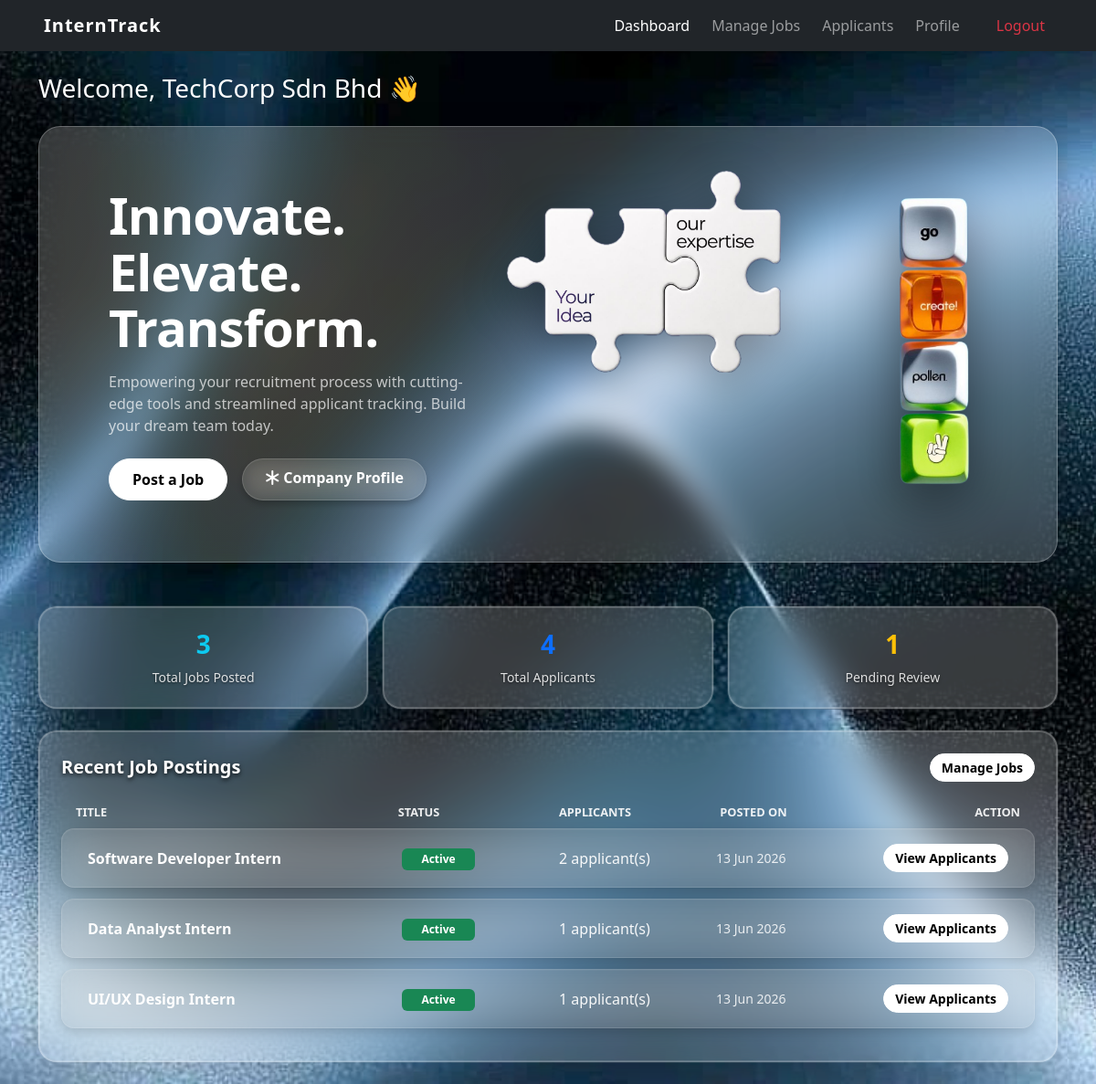
Page /company/dashboard.php (signed in) on the earlier database version.
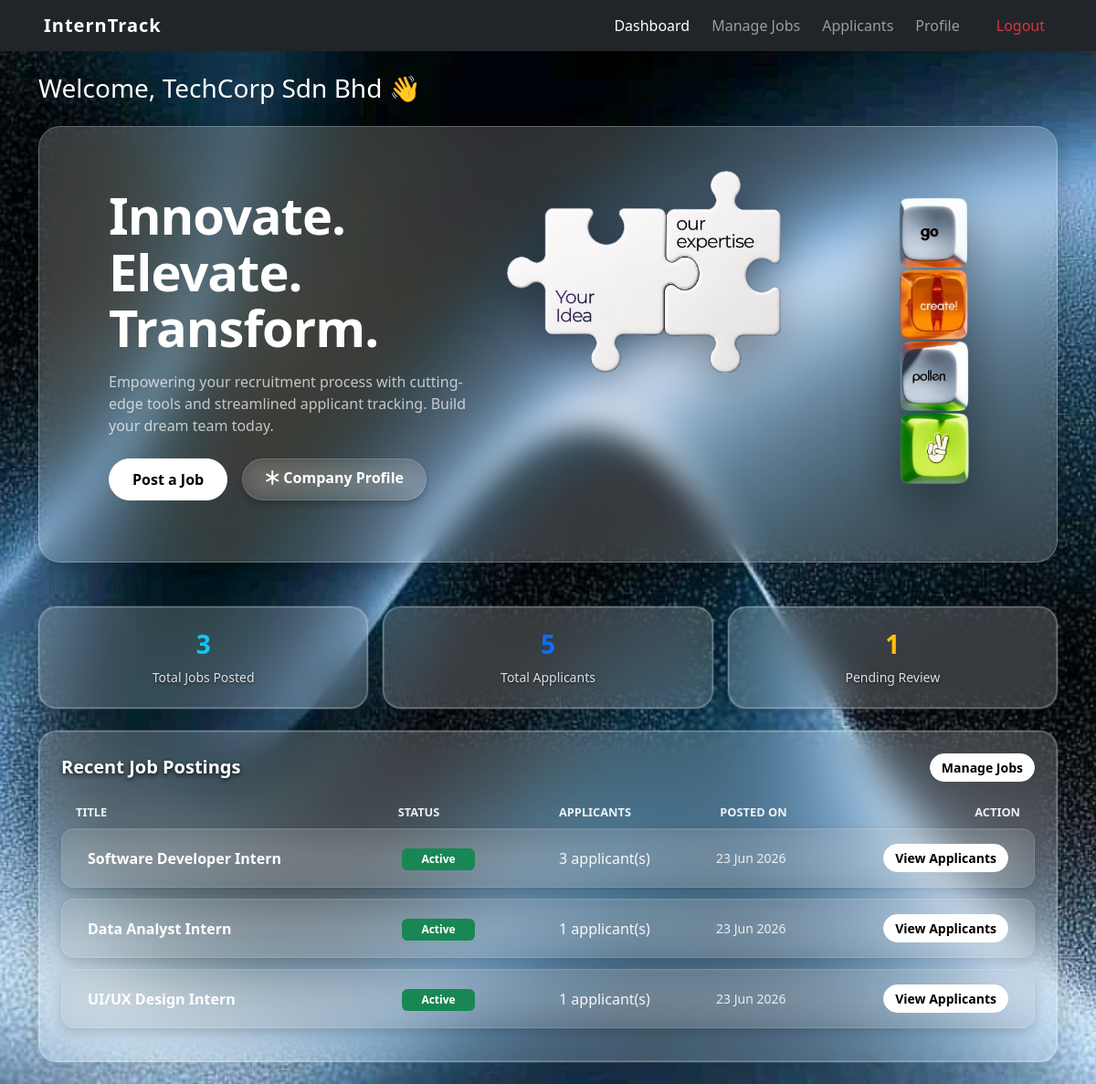
Same page on the later database version.
### tables this page shows
CREATE TABLE `jobs` (
  `id` int(11) NOT NULL,
  `company_id` int(11) NOT NULL,
  `title` varchar(150) NOT NULL,
  `description` text DEFAULT NULL,
  `location` varchar(100) DEFAULT NULL,
  `field` varchar(100) DEFAULT NULL,
  `status` enum('active','closed') DEFAULT 'active',
  `created_at` timestamp NOT NULL DEFAULT current_timestamp(),
  `allowance` decimal(10,2) DEFAULT 0.00
);

### company/dashboard.php (the view, shortened to what this page needs)
<?php
include '../config/db_connect.php';
include '../includes/header.php';
include '../includes/navbar.php';
$company_id = $_SESSION['user_id'];
$stmt = mysqli_prepare($conn, "SELECT
    COUNT(*) AS total_jobs,
    SUM(status = 'active') AS active_jobs,
    SUM(status = 'closed') AS closed_jobs
    FROM jobs WHERE company_id = ?");
mysqli_stmt_bind_param($stmt, "i", $company_id);
mysqli_stmt_execute($stmt);
$job_stats = mysqli_fetch_assoc(mysqli_stmt_get_result($stmt));
$stmt = mysqli_prepare($conn, "SELECT
    COUNT(*) AS total_applicants,
    SUM(a.status = 'pending') AS pending
    FROM applications a
    JOIN jobs j ON a.job_id = j.id
    WHERE j.company_id = ?");
mysqli_stmt_bind_param($stmt, "i", $company_id);
mysqli_stmt_execute($stmt);
$app_stats = mysqli_fetch_assoc(mysqli_stmt_get_result($stmt));
$stmt = mysqli_prepare($conn, "SELECT j.id, j.title, j.status, j.created_at,
        (SELECT COUNT(*) FROM applications a WHERE a.job_id = j.id) AS applicant_count
    FROM jobs j
    WHERE j.company_id = ?
    ORDER BY j.created_at DESC LIMIT 5");
mysqli_stmt_bind_param($stmt, "i", $company_id);
mysqli_stmt_execute($stmt);
$recent_jobs = mysqli_stmt_get_result($stmt);
?>
<div class="container mt-4">
    <h3 class="mb-4 text-white">Welcome, <?= htmlspecialchars($_SESSION['name']) ?> 👋</h3>
    <div class="glass-hero mb-5">
        <div class="glass-hero-content row align-items-center justify-content-between">
            <div class="col-md-6 mb-4 mb-md-0" style="padding-left: 40px;">
                <h1 class="hero-title">Innovate.<br>Elevate.<br>Transform.</h1>
                <p class="hero-subtitle mt-3">Empowering your recruitment process with cutting-edge tools and streamlined applicant tracking. Build your dream team today.</p>
                <div class="d-flex gap-3 mt-4">
                    <a href="manage_jobs.php" class="btn btn-glass-white rounded-pill">Post a Job</a>
                    <a href="profile.php" class="btn btn-glass-secondary rounded-pill px-4 py-2"><i class="bi bi-asterisk"></i> Company Profile</a>
                </div>
            </div>
            <div class="col-md-6">
                <div class="d-flex align-items-start justify-content-center justify-content-md-end gap-1" style="margin-right: -80px;">
                    <img src="../assets/images/IMG_3342.PNG" alt="Your Idea Our Expertise" class="img-fluid hero-puzzle-img">
                    <img src="../assets/images/homepage-logo.png" alt="Stacked Keys" class="img-fluid hero-stacked-keys">
                </div>
            </div>
        </div>
    </div>
    <div class="row g-3 mb-4">
        <div class="col-12 col-md-4">
            <div class="card text-center shadow-sm glass-card glass-card-hover" onclick="location.href='manage_jobs.php'">
                <div class="card-body py-4">
                    <h3 class="card-title fw-bold text-info"><?= (int)$job_stats['total_jobs'] ?></h3>
                    <p class="card-text text-muted small mb-0">Total Jobs Posted</p>
                </div>
            </div>
        </div>
        <div class="col-12 col-md-4">
            <div class="card text-center shadow-sm glass-card glass-card-hover" onclick="location.href='applicants.php'">
                <div class="card-body py-4">
                    <h3 class="card-title fw-bold text-primary"><?= (int)$app_stats['total_applicants'] ?></h3>
                    <p class="card-text text-muted small mb-0">Total Applicants</p>
                </div>
            </div>
        </div>
        <div class="col-12 col-md-4">
            <div class="card text-center shadow-sm glass-card glass-card-hover" onclick="location.href='applicants.php?status=pending'">
                <div class="card-body py-4">
                    <h3 class="card-title fw-bold text-warning"><?= (int)$app_stats['pending'] ?></h3>
                    <p class="card-text text-muted small mb-0">Pending Review</p>
                </div>
            </div>
        </div>
    </div>
    <div class="card shadow-sm glass-card mb-4">
        <div class="card-body p-4">
            <div class="d-flex justify-content-between align-items-center mb-3">
                <h5 class="fw-bold mb-0 text-white">Recent Job Postings</h5>
                <a href="manage_jobs.php" class="btn btn-sm btn-glass-white rounded-pill" style="padding: 0.25rem 0.75rem !important;">Manage Jobs</a>
            </div>
            <?php if (mysqli_num_rows($recent_jobs) === 0): ?>
                <div class="alert bg-transparent border border-secondary text-white text-center py-4 my-2">
                    You haven't posted any internships yet. <a href="manage_jobs.php" class="text-info text-decoration-none">Post your first internship</a>.
                </div>
            <?php else: ?>
                <div class="row glass-table-header d-none d-md-flex mb-2 px-3 mt-4">
                    <div class="col-md-4">Title</div>
                    <div class="col-md-2">Status</div>
                    <div class="col-md-2">Applicants</div>
                    <div class="col-md-2">Posted On</div>
                    <div class="col-md-2 text-end">Action</div>
                </div>
                <div class="d-flex flex-column">
                    <?php while ($job = mysqli_fetch_assoc($recent_jobs)): ?>
                        <div class="row glass-row-item align-items-center py-3 px-3 mx-0">
                            <div class="col-md-4 glass-row-text-primary text-truncate fw-semibold">
                                <?= htmlspecialchars($job['title']) ?>
                            </div>
                            <div class="col-md-2 my-1 my-md-0">
                                <span class="badge badge-uniform bg-<?= $job['status'] === 'active' ? 'success' : 'secondary' ?>">
                                    <?= htmlspecialchars(ucfirst($job['status'])) ?>
                                </span>
                            </div>
                            <div class="col-md-2 glass-row-text-secondary text-white-50">
                                <?= (int)$job['applicant_count'] ?> applicant(s)
                            </div>
                            <div class="col-md-2 glass-row-text-muted small">
                                <?= htmlspecialchars(date('d M Y', strtotime($job['created_at']))) ?>
                            </div>
                            <div class="col-md-2 text-md-end text-start mt-2 mt-md-0">
                                <a href="applicants.php?job_id=<?= (int)$job['id'] ?>" class="btn btn-sm btn-glass-white rounded-pill" style="padding: 0.25rem 0.75rem !important;">View Applicants</a>
                            </div>
                        </div>
                    <?php endwhile; ?>
                </div>
            <?php endif; ?>
        </div>
    </div>
</div>
<?php include '../includes/footer.php'; ?>

### includes/header.php (shortened to what this page needs)
<!DOCTYPE html>
<html lang="en">
<head>
    <link href="https://cdn.jsdelivr.net/npm/bootstrap@5.3.0/dist/css/bootstrap.min.css" rel="stylesheet">
    <link rel="stylesheet" href="https://cdn.jsdelivr.net/npm/bootstrap-icons@1.11.3/font/bootstrap-icons.min.css">
    <link href="/internship_tracker/assets/css/style.css?v=9" rel="stylesheet">
    <link href="/internship_tracker/assets/css/admin.css?v=9" rel="stylesheet">
    <link href="/internship_tracker/assets/css/student.css?v=9" rel="stylesheet">
    <?php if (isset($_SESSION['role']) && $_SESSION['role'] === 'company'): ?>
        <link href="/internship_tracker/assets/css/company.css?v=9" rel="stylesheet">
    <?php endif; ?>
</head>
<body>

### includes/navbar.php (shortened to what this page needs)
<?php
$current_page = basename($_SERVER['PHP_SELF']);
?>
<nav class="navbar navbar-expand-lg navbar-dark bg-dark px-lg-5">
  <div class="container-fluid px-0 d-flex align-items-center">
    <div class="container d-flex justify-content-between align-items-center p-0">
      <a class="navbar-brand" href="/internship_tracker/">InternTrack</a>
      <div class="offcanvas offcanvas-end text-bg-dark" tabindex="-1" id="navMenu" aria-labelledby="navMenuLabel">
        <div class="offcanvas-body">
          <ul class="navbar-nav ms-auto mb-2 mb-lg-0 gap-2">
          <?php if (!isset($_SESSION['role'])): ?>
            <li class="nav-item"><a class="nav-link <?= ($current_page == 'login.php') ? 'active' : '' ?>" href="/internship_tracker/auth/login.php">Login</a></li>
            <li class="nav-item"><a class="nav-link <?= ($current_page == 'register.php') ? 'active' : '' ?>" href="/internship_tracker/auth/register.php">Register</a></li>
          <?php elseif ($_SESSION['role'] === 'company'): ?>
            <li class="nav-item"><a class="nav-link <?= ($current_page == 'dashboard.php') ? 'active' : '' ?>" href="/internship_tracker/company/dashboard.php">Dashboard</a></li>
            <li class="nav-item"><a class="nav-link <?= ($current_page == 'manage_jobs.php') ? 'active' : '' ?>" href="/internship_tracker/company/manage_jobs.php">Manage Jobs</a></li>
            <li class="nav-item"><a class="nav-link <?= ($current_page == 'applicants.php') ? 'active' : '' ?>" href="/internship_tracker/company/applicants.php">Applicants</a></li>
            <li class="nav-item"><a class="nav-link <?= ($current_page == 'profile.php') ? 'active' : '' ?>" href="/internship_tracker/company/profile.php">Profile</a></li>
          <?php endif; ?>
        </ul>
        </div>
      </div>
    </div>
    <?php if (isset($_SESSION['role'])): ?>
      <div class="d-none d-lg-block ms-lg-4">
        <ul class="navbar-nav">
          <li class="nav-item"><a class="nav-link text-danger" href="/internship_tracker/auth/logout.php">Logout</a></li>
        </ul>
      </div>
    <?php endif; ?>
  </div>
</nav>

### includes/footer.php (shortened to what this page needs)
</body>
</html>

### assets/css/style.css (style rules this page uses)
body { background-color: #f8f9fa; }
.navbar-brand { font-weight: bold; letter-spacing: 1px; }
.badge-uniform { font-size: 0.75rem !important; padding: 0.4em 0 !important; line-height: 1.2 !important; border-radius: 6px !important; font-weight: 600 !important; width: 80px !important; display: inline-block !important; text-align: center !important; }
.glass-card { overflow-x: auto !important; max-width: 100vw; }

### assets/css/admin.css (style rules this page uses)
.btn-glass-white { background: #ffffff !important; backdrop-filter: none !important; -webkit-backdrop-filter: none !important; border: 1px solid #ffffff !important; color: #000000 !important; padding: 10px 25px; font-weight: 600; transition: all 0.3s cubic-bezier(0.16, 1, 0.3, 1); text-shadow: none !important; }
.btn-glass-secondary { background: rgba(255, 255, 255, 0.05); color: #ffffff; border: 1px solid rgba(255, 255, 255, 0.2); font-weight: 600; transition: all 0.3s ease; }
.glass-hero { background: rgba(255, 255, 255, 0.18) !important; backdrop-filter: blur(20px); -webkit-backdrop-filter: blur(20px); border: 1px solid rgba(255, 255, 255, 0.25) !important; border-radius: 24px; padding: 3rem; box-shadow: 0 8px 32px 0 rgba(0, 0, 0, 0.2); position: relative; overflow: hidden; }
.glass-hero::before { content: ''; position: absolute; top: -30%; left: -10%; width: 60%; height: 150%; background: radial-gradient(circle, rgba(180, 160, 100, 0.15) 0%, rgba(0, 0, 0, 0) 70%); z-index: 0; pointer-events: none; }
.glass-hero-content { position: relative; z-index: 1; }
.hero-puzzle-img { width: 250px; height: auto; filter: drop-shadow(0 15px 25px rgba(0, 0, 0, 0.4)); transition: transform 0.3s ease; }
.hero-title { font-size: 3.5rem; font-weight: 700; line-height: 1.1; color: #ffffff; letter-spacing: -1px; }
.hero-subtitle { color: rgba(255, 255, 255, 0.7); font-size: 1rem; max-width: 90%; }
.hero-stacked-keys { max-height: 380px; filter: drop-shadow(0 20px 30px rgba(0, 0, 0, 0.5)); transition: transform 0.3s ease; }
.text-muted, .text-white-50 { color: rgba(255, 255, 255, 0.75) !important; }
.glass-input, .glass-select, .btn-glass-primary, .btn-glass-secondary { background: rgba(255, 255, 255, 0.15) !important; backdrop-filter: blur(12px); -webkit-backdrop-filter: blur(12px); border: 1px solid rgba(255, 255, 255, 0.25) !important; color: #ffffff !important; box-shadow: 0 4px 6px rgba(0, 0, 0, 0.2) !important; border-radius: 8px; }
.glass-card { background: rgba(255, 255, 255, 0.18) !important; backdrop-filter: blur(20px); -webkit-backdrop-filter: blur(20px); border: 1px solid rgba(255, 255, 255, 0.25) !important; outline: 1px solid rgba(255, 255, 255, 0.1) !important; border-radius: 20px; box-shadow: 0 8px 32px rgba(0, 0, 0, 0.2), inset 0 0 0 1px rgba(255, 255, 255, 0.15) !important; }
.glass-row-item { background: rgba(160, 160, 160, 0.15) !important; backdrop-filter: blur(20px); -webkit-backdrop-filter: blur(20px); border: 1px solid rgba(255, 255, 255, 0.12) !important; border-radius: 14px; margin-bottom: 10px; box-shadow: 0 4px 12px rgba(0, 0, 0, 0.15), inset 0 1px 0 rgba(255, 255, 255, 0.05) !important; transition: all 0.2s ease; }
.glass-table-header { font-size: 0.8rem; font-weight: 700; color: rgba(255, 255, 255, 0.9) !important; text-transform: uppercase; text-shadow: 0 2px 4px rgba(0, 0, 0, 0.8) !important; }
.glass-row-text-primary { color: #ffffff !important; font-weight: 600; text-shadow: 0 2px 5px rgba(0, 0, 0, 0.8) !important; }
.glass-row-text-secondary { color: rgba(255, 255, 255, 0.95) !important; font-weight: 500; text-shadow: 0 1px 4px rgba(0, 0, 0, 0.7) !important; }
.glass-row-text-muted { color: rgba(255, 255, 255, 0.85) !important; text-shadow: 0 1px 3px rgba(0, 0, 0, 0.6) !important; }

Differences in the rows shown:
changed jobs "Software Developer Intern": applicant_count "2" → "3"; created_at "13 Jun 2026" → "23 Jun 2026"
changed jobs "Data Analyst Intern": created_at "13 Jun 2026" → "23 Jun 2026"
changed jobs "UI/UX Design Intern": created_at "13 Jun 2026" → "23 Jun 2026"
Other differences:
$app_stats['total_applicants']: "4" → "5"
